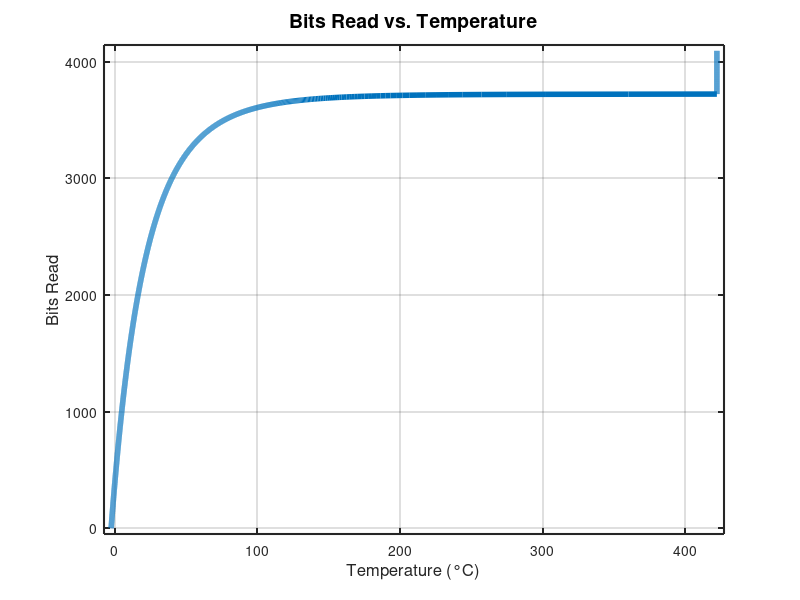

This figure's MATLAB source:
%% Temperature sensing LUT calculation for DFS05HF12EYR1
clc, clear, close all
%% Initial variables

VCC_ADC = 3.3; % MCU/ADC supply voltage [V]
bits = 12; % ADC bits [b]

% Reading using UCC21732 isolated analog reading. 200uA current source (https://www.ti.com/lit/ds/symlink/ucc21710-q1.pdf?ts=1701352389228&ref_url=https%253A%252F%252Fwww.google.com%252F)
VCC_GD = 5; % GD supply voltage [V]
R_filt = 10e3; % Filter resistance, in series with the NTC [Ω]
I_AIN = 200e-6; % Internal current source [A]


bits_read = 0:1:2^bits-1; % ADC bits array [b]

%% Calculations

V_read = bits_read*VCC_ADC/(2^bits); % Voltage read by ADC for all read bits[V] (filtered with ideal RC)

D = V_read*100/VCC_GD; % Duty cycle out  for all read bits[%]

V_AIN = (D - 100)/(-20); % Voltage read by UCC21732 AIN for all read bits [V]

NTC = V_AIN / I_AIN - R_filt; % NTC resistance for all read bits[Ω]
NTC(NTC<1)=1; % Saturation to 1 ohm

%% NTC Parameters

% DFS05HF12EYR1 internal NTC
% Beta is a function of temperature

%beta_values = [3375, 3411, 3433]; % Beta values for different temperatures [K]
%beta_temps = [50, 80, 100]; % Temperatures for the different beta values [ºC]

% CAB016M12FM3 internal NTC
% Beta is a function of temperature
beta_values = [3380, 3468, 3523]; % Beta values for different temperatures [K]
beta_temps = [50+273.15, 80+273.15, 100+273.15]; % Temperatures for the different beta values [ºC]

% Both very similar, interchangable

beta_coeffs = polyfit(beta_temps, beta_values, 1); % Fit the beta deviation with linear regression

T_0 = 25; % T at which NTC = R0 [ºC]

R_0 = 5e3; % NTC resistance value at T_0 [Ω]

temperatures = -273.15-(-beta_coeffs(1)*(T_0+273.15)+(T_0+273.15)*log(NTC/R_0)+beta_coeffs(2)-sqrt(((T_0+273.15)*beta_coeffs(1)).^2+((T_0+273.15)*log(NTC/R_0)).^2+2*(T_0+273.15)*beta_coeffs(1)*beta_coeffs(2)+2*beta_coeffs(2)*(T_0+273.15)*log(NTC/R_0)-2*beta_coeffs(1)*(T_0+273.15).^2*log(NTC/R_0)+beta_coeffs(2).^2))/(2*beta_coeffs(1));

%% Create the plot
figure;
plot(temperatures, bits_read, 'LineWidth', 4);

% Add labels and title
xlabel('Temperature (°C)', 'FontSize', 12);
ylabel('Bits Read', 'FontSize', 12);
title('Bits Read vs. Temperature', 'FontSize', 14);

% Add grid and adjust limits
grid on;
xlim([min(temperatures)-5, max(temperatures)+5]);
ylim([min(bits_read)-50, max(bits_read)+50]);

% Customize the appearance
set(gca, 'FontSize', 10); % Adjust font size for axis labels
set(gca, 'LineWidth', 1.5); % Adjust axis line width

OUTPUT_LUT = [temperatures; bits_read];


% Format OUTPUT_LUT in a string suitable for C
output_str = sprintf('\n// Output Lookup Table (Temperatures vs. NTC Resistances)\n');

% Create the NTC_LUT_bits and NTC_LUT_temps arrays
NTC_LUT_bits = OUTPUT_LUT(2, :); % NTC Resistances
NTC_LUT_temps = OUTPUT_LUT(1, :); % Temperatures

% Number of elements in the LUT
lut_size = numel(NTC_LUT_bits);

% Convert to integer for NTC_LUT_bits
NTC_LUT_bits_int = round(NTC_LUT_bits);

% Print the formatted string
output_str = [output_str, '// const int NTC_LUT_bits[] = {'];
output_str = [output_str, sprintf('%d, ', NTC_LUT_bits_int(1:end-1))];
output_str = [output_str, sprintf('%d};\n', NTC_LUT_bits_int(end))];

output_str = [output_str, sprintf('// NTC_LUT_bits is just an array 0, 1, 2... 4094, 4095 so no need to store that, just here for clarification\n')];

output_str = [output_str, 'const float tempLUT[] = {'];
output_str = [output_str, sprintf('%.2f, ', NTC_LUT_temps(1:end-1))];
output_str = [output_str, sprintf('%.2f};\n', NTC_LUT_temps(end))];

% Specify the file name
filename = 'output_LUT.txt';

% Write the string to the text file
fid = fopen(filename, 'w');
fprintf(fid, '%s', output_str);
fclose(fid);

disp(['Output saved to: ', filename]);
